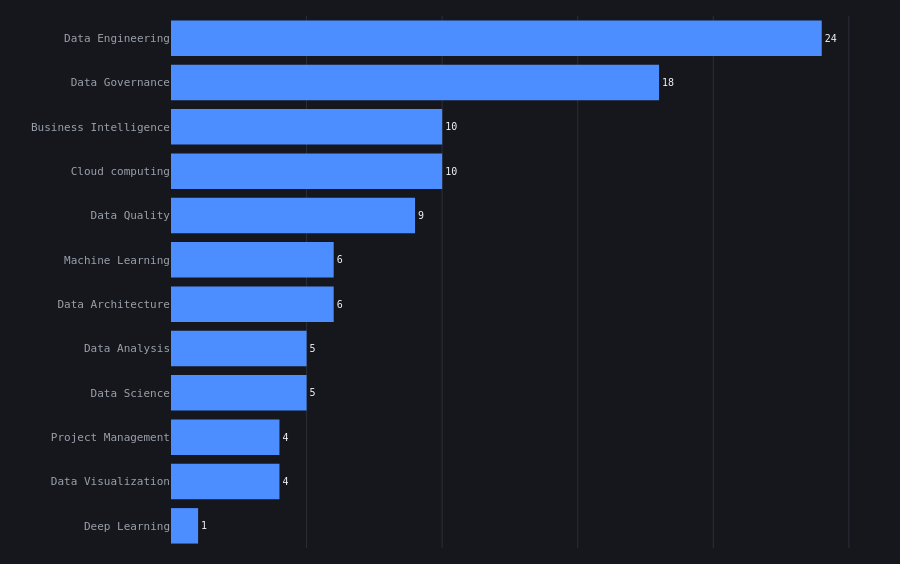

Write notebook code for a chart like this one.
### Code cell
dbt_domains = con.execute('''
    with dbt_offers as (
        select distinct job_offer_id
        from fct_job_offer_technology
        where lower(technology) = 'dbt'
    )
    select d.normalized_domain, count(distinct d.job_offer_id) as offer_count
    from fct_job_offer_domain d
    join dbt_offers db on d.job_offer_id = db.job_offer_id
    where d.normalized_domain in (
        select distinct canonical_domain from mapping_domaines)
    group by d.normalized_domain
    order by offer_count desc
''').df()
fig = horizontal_bar_chart(
    dbt_domains.to_dict('records'), 'normalized_domain', 'offer_count',
    'dbt by domain of intervention')
fig

### Figure 1 — Plotly figure (JSON) as saved in the notebook; plotly's stock layout.template omitted (floating-point values rounded to 4 significant figures)
{"data": [{"cliponaxis": false, "hovertemplate": "<b>%{y}</b><br>%{text}<extra></extra>", "marker": {"color": "#4C8DFF"}, "orientation": "h", "text": ["1", "4", "4", "5", "5", "6", "6", "9", "10", "10", "18", "24"], "textfont": {"color": "#F2F3F5", "family": "'JetBrains Mono', 'SF Mono', 'Consolas', monospace", "size": 10}, "textposition": "outside", "type": "bar", "x": [1, 4, 4, 5, 5, 6, 6, 9, 10, 10, 18, 24], "y": ["Deep Learning", "Data Visualization", "Project Management", "Data Science", "Data Analysis", "Data Architecture", "Machine Learning", "Data Quality", "Cloud computing", "Business Intelligence", "Data Governance", "Data Engineering"]}], "layout": {"height": 564, "margin": {"autoexpand": true, "b": 16, "l": 171, "r": 44, "t": 16}, "meta": {"note": null, "title": "dbt by domain of intervention"}, "xaxis": {"gridcolor": "#2A2E37", "showgrid": true, "showline": false, "showticklabels": false, "zeroline": false}, "yaxis": {"showgrid": false, "showline": false, "tickfont": {"color": "#9BA1AC", "family": "'JetBrains Mono', 'SF Mono', 'Consolas', monospace", "size": 11}}}}
